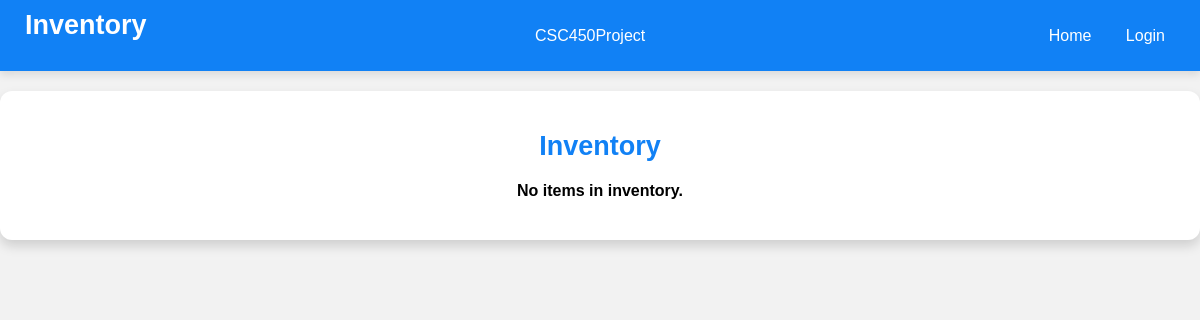
The page /inventory on the database as committed earlier.
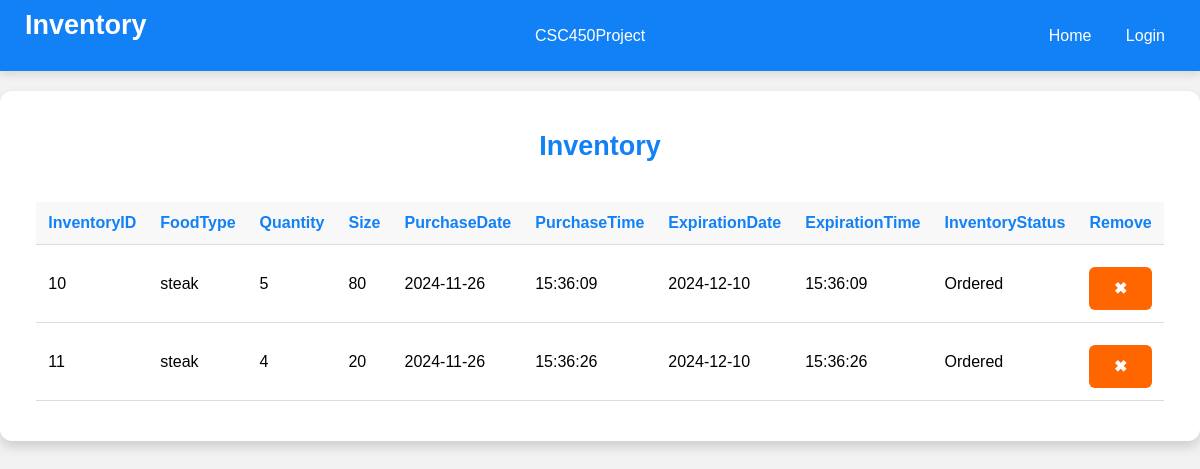
The same page on the database as committed later.
### tables this page shows
CREATE TABLE "Inventory" (
	"InventoryID"	INTEGER,
	"FoodType"	VARCHAR(10) NOT NULL,
	"Quantity"	INTEGER NOT NULL CHECK("Amount" >= 0),
	"Size"		INTEGER NOT NULL,
	"PurchaseDate"	DATE NOT NULL,
	"PurchaseTime"	TIME NOT NULL,
	"ExpirationDate"	DATE NOT NULL,
	"ExpirationTime"	TIME NOT NULL,
	"InventoryStatus"	VARCHAR(20) NOT NULL,
	PRIMARY KEY("InventoryID" AUTOINCREMENT)
);

### app.py (the view)
@app.route('/inventory', methods=['GET', 'POST'])
def inventory():
    db = Database()
    inventory = db.getInventory()
    if request.method == 'POST': # If removing an item
        inventoryID = request.form.get('inventory_id')
        db.removeItem(inventoryID)
        inventory = db.getInventory()
    return render_template('inventory.html', inventory = inventory)

### database.py (called while the page is built)
    def __del__(self):
        self.cursor.close()

    def getInventory(self):
        query = """
        SELECT *
        FROM INVENTORY
        ORDER BY INVENTORYID
        """
        self.cursor.execute(query)
        return self.cursor.fetchall()

### templates/inventory.html (shortened to what this page needs)
<!DOCTYPE html>
<html lang="en">
<head>
</head>
<body>
    <div class="navbar">
        <h1>Inventory</h1>
        <div class="brand">CSC450Project</div>
        <div>
            <a href="/home">Home</a>
            {% if session.get('email') %}
                <a href="/myReservations">My Reservations</a>
                <a href="/ordering">Order</a>
                <a href="/inventory">Inventory</a>
                <a href="/logout">Logout</a>
            {% else %}
                <a href="/login">Login</a>
            {% endif %}
        </div>
    </div>
    <div class="table-container">
        <h2>Inventory</h2>
        {% if inventory %}
        <table id="inventory-table">
            <thead>
                <tr>
                    <th>InventoryID</th>
                    <th>FoodType</th>
                    <th>Quantity</th>
                    <th>Size</th>
                    <th>PurchaseDate</th>
                    <th>PurchaseTime</th>
                    <th>ExpirationDate</th>
                    <th>ExpirationTime</th>
                    <th>InventoryStatus</th>
                    <th>Remove</th>
                </tr>
            </thead>
            <tbody id="inventory-table-body">
                {% for row in inventory %}
                    <tr>
                        <td>{{ row[0] }}</td>
                        <td>{{ row[1] }}</td>
                        <td>{{ row[2] }}</td>
                        <td>{{ row[3] }}</td>
                        <td>{{ row[4] }}</td>
                        <td>{{ row[5] }}</td>
                        <td>{{ row[6] }}</td>
                        <td>{{ row[7] }}</td>
                        <td>{{ row[8] }}</td>
                        <td>
                            <form action="/inventory" method="POST" style="display:inline;" onsubmit="return confirmCancel();">
                                <button type="submit">✖</button>
                            </form>
                        </td>
                    </tr>
                {% endfor %}
            </tbody>
        </table>
        {% else %}
        <h4>No items in inventory.</h4>
        {% endif %}
    </div>
</body>
</html>

### templates/inventory.html (style rules this page uses)
* { box-sizing: border-box; margin: 0; padding: 0; }
body { font-family: Arial, sans-serif; background-color: #f2f2f2; display: flex; flex-direction: column; justify-content: flex-start; align-items: center; min-height: 100vh; padding-top: 0; }
.navbar { display: flex; justify-content: space-between; align-items: center; background-color: #1181f5; color: #ffffff; padding: 10px 20px; box-shadow: 0 4px 8px rgba(0, 0, 0, 0.1); position: sticky; top: 0; width: 100%; z-index: 1000; }
.navbar a { color: #ffffff; text-decoration: none; margin: 0 15px; font-size: 16px; transition: color 0.3s; }
.form-container, .table-container { background-color: #ffffff; padding: 40px; border-radius: 12px; box-shadow: 0 6px 12px rgba(0, 0, 0, 0.15); width: 100%; max-width: 1500px; margin-bottom: 30px; margin-top: 20px; display: flex; flex-direction: column; align-items: center; }
h1 { color: #ffffff; text-align: left; margin-bottom: 20px; margin-left: 5px; font-size: 27px; }
h2 { color: #1181f5; text-align: center; margin-bottom: 20px; font-size: 27px; }
button { width: 100%; padding: 12px; background-color: #ff6600; color: #ffffff; border: none; border-radius: 6px; font-size: 16px; font-weight: bold; cursor: pointer; transition: background-color 0.3s; margin-top: 10px; }
.table-container table { width: 100%; border-collapse: collapse; margin-top: 20px; }
.table-container th, .table-container td { padding: 12px; text-align: left; border-bottom: 1px solid #dddddd; }
.table-container th { background-color: #f8f8f8; color: #1181f5; }

Rows that differ between the two databases and show on the page:
added Inventory: InventoryID "10", FoodType "steak", Quantity "5", Size "80", PurchaseDate "2024-11-26", PurchaseTime "15:36:09", ExpirationDate "2024-12-10", ExpirationTime "15:36:09", InventoryStatus "Ordered"
added Inventory: InventoryID "11", FoodType "steak", Quantity "4", Size "20", PurchaseDate "2024-11-26", PurchaseTime "15:36:26", ExpirationDate "2024-12-10", ExpirationTime "15:36:26", InventoryStatus "Ordered"
Other text that changed with them:
text no longer shown: "No items in inventory."
text now shown: "InventoryID FoodType Quantity Size PurchaseDate PurchaseTime ExpirationDate ExpirationTime InventoryStatus Remove"
